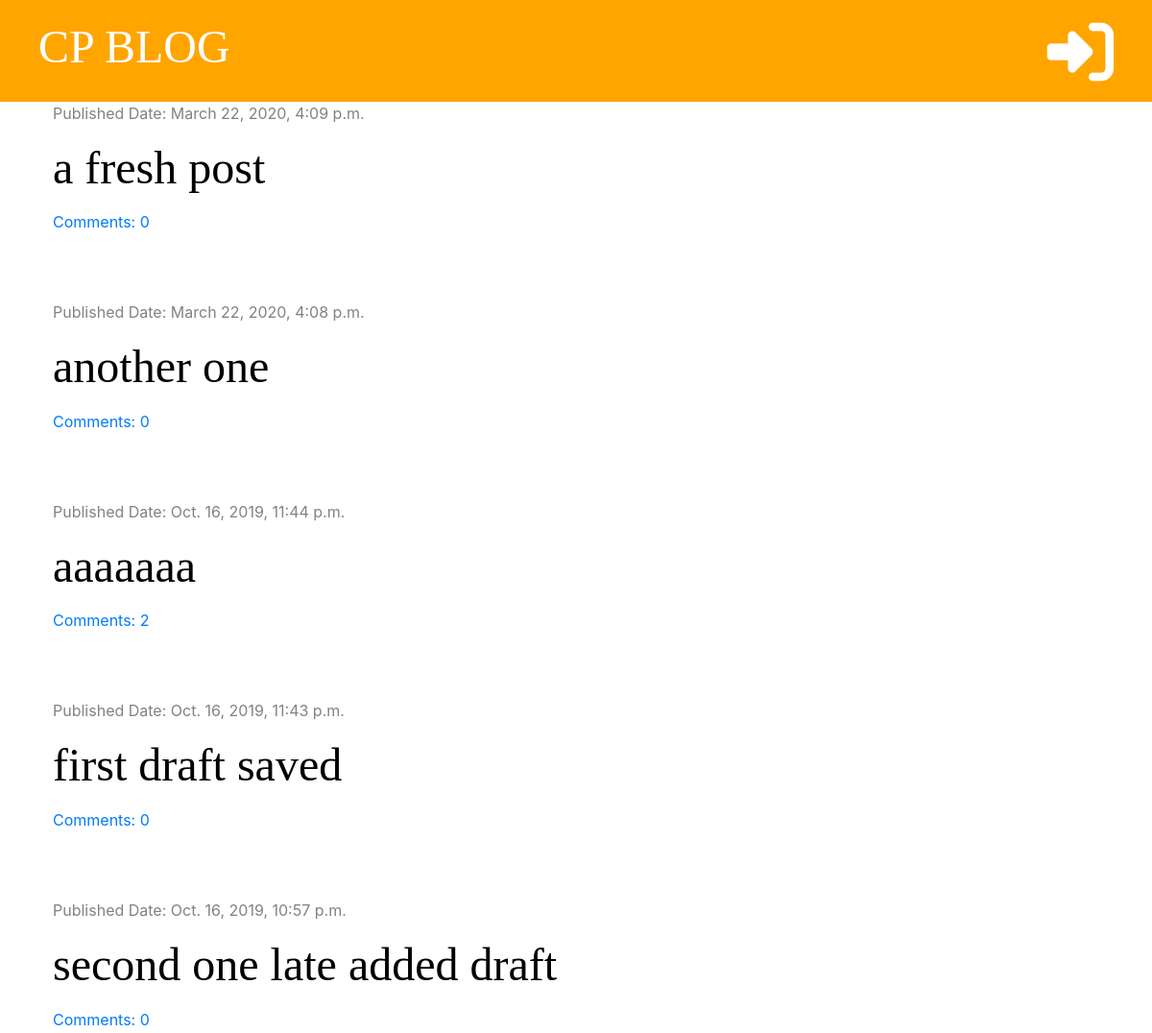
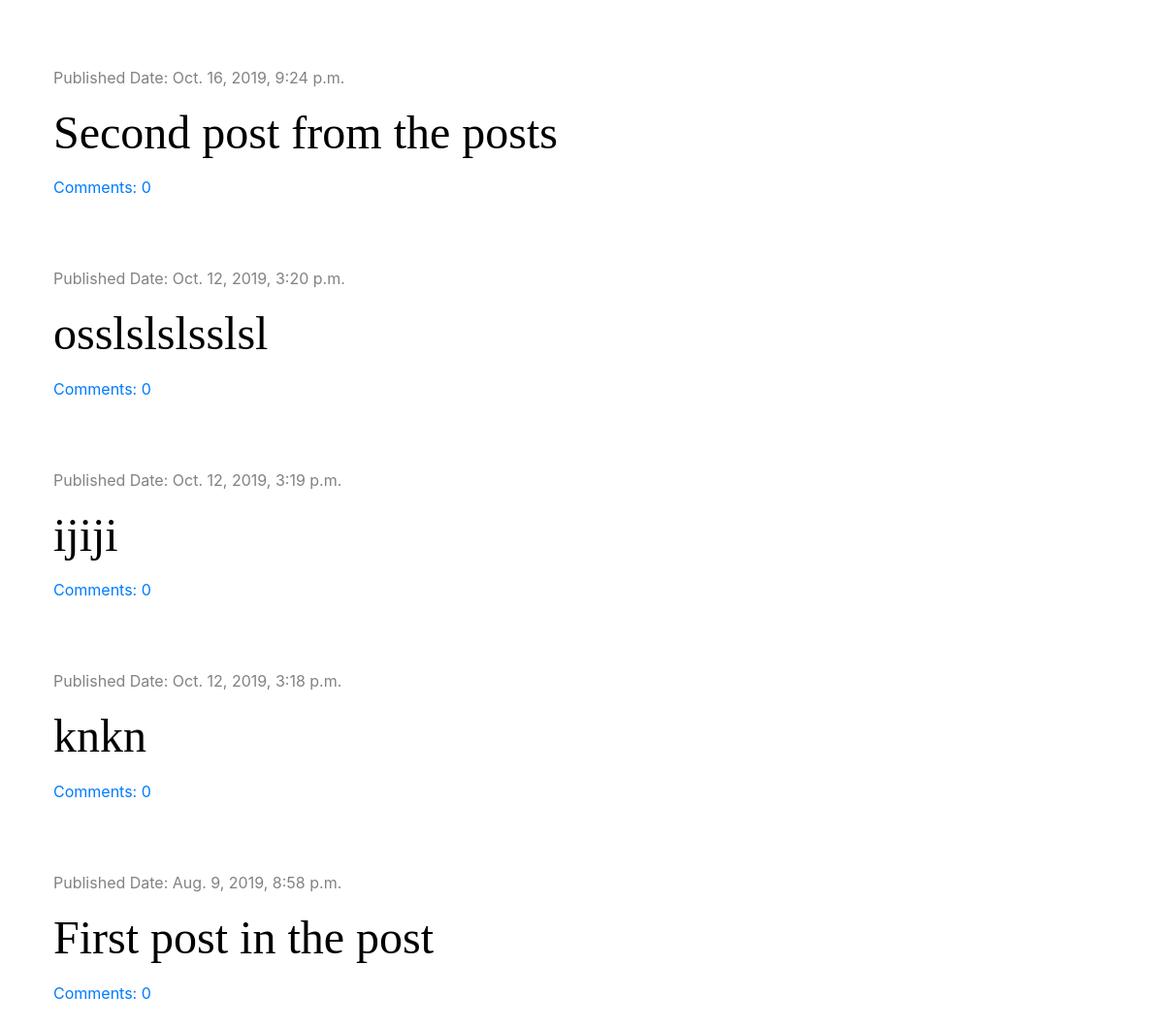
Before: / with the older database file (2 pictures, top to bottom).
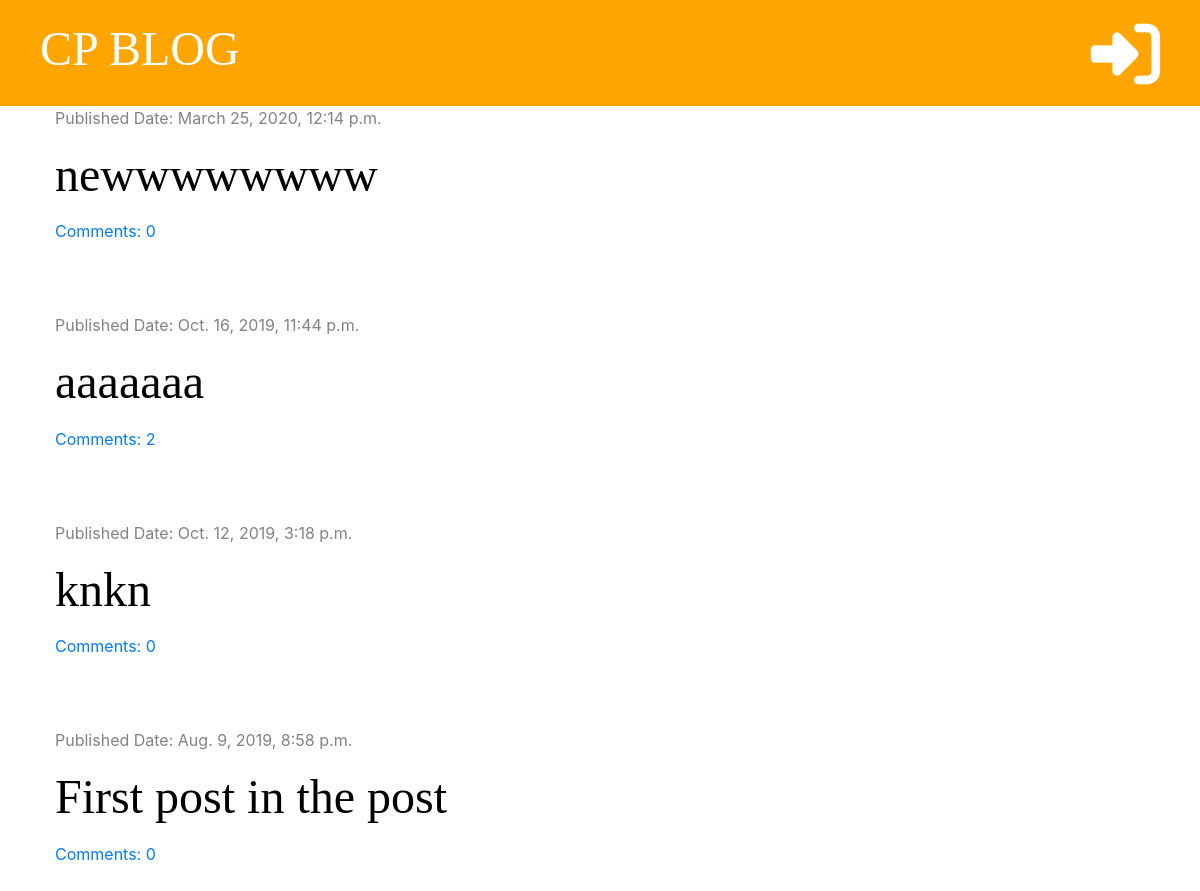
After: the same page with the newer database file.
### blog/models.py (models this page shows, shortened)
class Post(models.Model):
    author = models.ForeignKey('auth.User', on_delete=models.CASCADE)
    title = models.CharField(max_length=200)
    text = models.TextField()
    created_date = models.DateTimeField(default=timezone.now)
    published_date = models.DateTimeField(blank=True, null=True)
    def approved_comments(self):
        return self.comments.filter(approved=True)

### blog/views.py (the view)
# urls.py: path('', views.post_list, name='post_list'),
def post_list(request, ):
    posts = Post.objects.filter(published_date__lte=timezone.now()).order_by('-published_date')
    stuff_for_frontend = {'posts': posts}
    return render(request, 'blog/post_list.html', stuff_for_frontend)

### blog/templatetags/markdownify.py (called while the page is built)
@register.filter
def markdown(value):
    renderer = HighlightRenderer()
    markdown = mistune.Markdown(renderer=renderer)
    return markdown(value)

### blog/templates/blog/post_list.html (shortened to what this page needs)
{% extends 'blog/base.html' %}
{% load markdownify %}
{% block content %}
            {% for post in posts %}
                <div class="post">
                    <div class="date">
                        <p>Published Date: {{ post.published_date }}</p>
                    </div>
                    <h1><a href="{% url 'post_detail' pk=post.pk %}">{{ post.title }}</a></h1>
                    <a href="{% url 'post_detail' pk=post.pk %}">Comments: {{ post.approved_comments.count}}</a>
                </div>
            {% endfor %}
{% endblock %}

### blog/templates/blog/base.html (shortened to what this page needs)
<!DOCTYPE html>
<html>
<head>
    <link rel="stylesheet" href="https://stackpath.bootstrapcdn.com/bootstrap/4.3.1/css/bootstrap.min.css">
    {% load static %}
    <link rel="stylesheet" type="text/css" href="{% static 'blog/blog.css' %}">
    <link rel="stylesheet" type="text/css" href="{% static 'blog/zenburn.css' %}">
</head>
<body>
<div class="page-header">
    {% if user.is_authenticated %}
        <a href="{% url 'post_draft_list' %}" class="top-menu"><i class="fab fa-firstdraft fa-2x"></i></a>
        <a href="{% url 'new_post' %}" class="top-menu"><i class="fas fa-plug fa-2x" style="color: white;"></i></a>
        <p class="top-menu">Hello, {{user.username}} <small> (<a href="{% url 'logout' %}">Logout</a>)</small> </p>
    {% else %}
        <a href="{% url 'login' %}" class="top-menu"><i class="fas fa-sign-in-alt fa-2x" style="color: white;"></i></a>
    {% endif %}
    <h1><a href="{% url 'post_list' %}">CP BLOG</a></h1>
</div>
<div class="content container">
    <div class="row">
        <div class="col-md-8">
           {% block content %}
           {% endblock %}
        </div>
    </div>
</div>
</body>
</html>

### blog/static/blog/blog.css (style rules this page uses)
.page-header { background-color: orange; margin-top: 0px; padding: 20px 20px 20px 40px; }
.page-header h1, .page-header h1 a { color: #ffffff; font-size: 36pt; text-decoration: none; }
h1, h2, h3, h4 { font-family: 'Tangerine', 'Inconsolata', 'Droid Sans', serif; font-size: 48px; }
.content { margin-left: 40px; }
.date { color: #828282; }
.post { margin-bottom: 70px; }
.post h1 a { color: black; }
.top-menu { color: #ffffff; float: right; font-size: 26pt; margin-right: 20px; }

Changed rows visible on the page:
removed Post: published_date "March 22, 2020, 4:09 p.m.", title "a fresh post", approved_comments.count "0"
removed Post: published_date "March 22, 2020, 4:08 p.m.", title "another one", approved_comments.count "0"
removed Post: published_date "Oct. 16, 2019, 11:43 p.m.", title "first draft saved", approved_comments.count "0"
removed Post: published_date "Oct. 16, 2019, 10:57 p.m.", title "second one late added draft", approved_comments.count "0"
removed Post: published_date "Oct. 16, 2019, 9:24 p.m.", title "Second post from the posts", approved_comments.count "0"
removed Post: published_date "Oct. 12, 2019, 3:20 p.m.", title "osslslslsslsl", approved_comments.count "0"
removed Post: published_date "Oct. 12, 2019, 3:19 p.m.", title "ijiji", approved_comments.count "0"
added Post: published_date "March 25, 2020, 12:14 p.m.", title "newwwwwwww", approved_comments.count "0"
